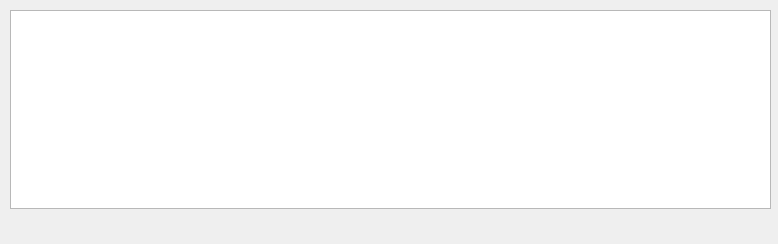
<?xml version="1.0" encoding="UTF-8"?>
<ui version="4.0">
 <class>PictureWidget</class>
 <widget class="QWidget" name="PictureWidget">
  <property name="geometry">
   <rect>
    <x>0</x>
    <y>0</y>
    <width>778</width>
    <height>244</height>
   </rect>
  </property>
  <property name="windowTitle">
   <string>Form</string>
  </property>
  <widget class="QPushButton" name="btnL">
   <property name="geometry">
    <rect>
     <x>31</x>
     <y>91</y>
     <width>25</width>
     <height>25</height>
    </rect>
   </property>
   <property name="text">
    <string/>
   </property>
  </widget>
  <widget class="QPushButton" name="btnR">
   <property name="geometry">
    <rect>
     <x>721</x>
     <y>91</y>
     <width>25</width>
     <height>25</height>
    </rect>
   </property>
   <property name="text">
    <string/>
   </property>
  </widget>
  <widget class="QWidget" name="layoutWidget">
   <property name="geometry">
    <rect>
     <x>10</x>
     <y>10</y>
     <width>761</width>
     <height>225</height>
    </rect>
   </property>
   <layout class="QVBoxLayout" name="verticalLayout_2">
    <item>
     <widget class="pictureView" name="graphicsView_2"/>
    </item>
    <item>
     <layout class="QHBoxLayout" name="horizontalLayout_2">
      <item>
       <spacer name="horizontalSpacer_3">
        <property name="orientation">
         <enum>Qt::Horizontal</enum>
        </property>
        <property name="sizeHint" stdset="0">
         <size>
          <width>40</width>
          <height>20</height>
         </size>
        </property>
       </spacer>
      </item>
      <item>
       <widget class="pictureButton" name="btnPic0_2" native="true"/>
      </item>
      <item>
       <widget class="pictureButton" name="btnPic1_2" native="true"/>
      </item>
      <item>
       <widget class="pictureButton" name="btnPic2_2" native="true"/>
      </item>
      <item>
       <widget class="pictureButton" name="btnPic3_2" native="true"/>
      </item>
      <item>
       <widget class="pictureButton" name="btnPic4_2" native="true"/>
      </item>
      <item>
       <widget class="pictureButton" name="btnPic5_2" native="true"/>
      </item>
      <item>
       <widget class="pictureButton" name="btnPic6_2" native="true"/>
      </item>
      <item>
       <widget class="pictureButton" name="btnPic7_2" native="true"/>
      </item>
      <item>
       <widget class="pictureButton" name="btnPic8_2" native="true"/>
      </item>
      <item>
       <widget class="pictureButton" name="btnPic9_2" native="true"/>
      </item>
      <item>
       <spacer name="horizontalSpacer_4">
        <property name="orientation">
         <enum>Qt::Horizontal</enum>
        </property>
        <property name="sizeHint" stdset="0">
         <size>
          <width>40</width>
          <height>20</height>
         </size>
        </property>
       </spacer>
      </item>
     </layout>
    </item>
   </layout>
  </widget>
 </widget>
 <customwidgets>
  <customwidget>
   <class>pictureView</class>
   <extends>QGraphicsView</extends>
   <header>pictureview.h</header>
  </customwidget>
  <customwidget>
   <class>pictureButton</class>
   <extends>QWidget</extends>
   <header>picturebutton.h</header>
   <container>1</container>
  </customwidget>
 </customwidgets>
 <resources/>
 <connections/>
</ui>
